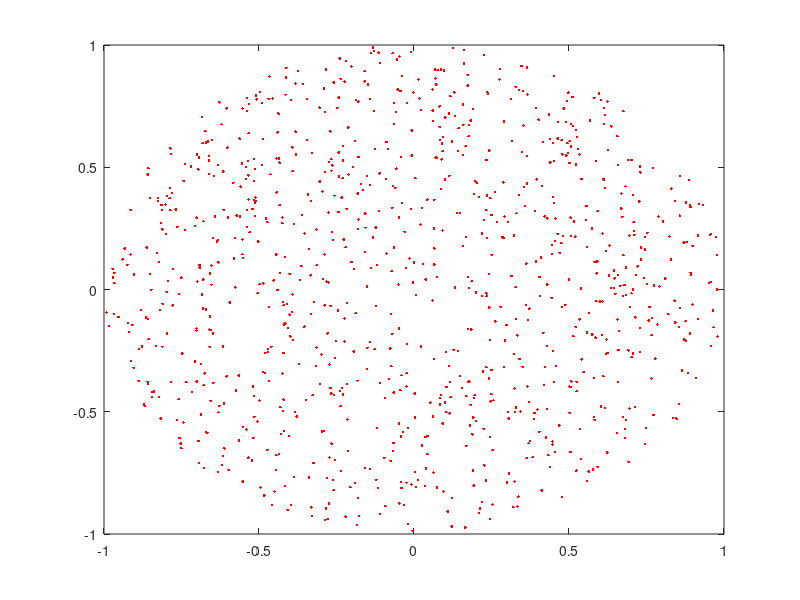

Recreate this plot in MATLAB.
% testsim_uniform_circular_dist

for k = 1:1000,
    a = 259*rand(1,100000);
    ma(k) = mean(a);
end

N = 1000;
x = 0;
y = 0;
r = 1;

Ns = round(1.28*N + 2.5*sqrt(N) + 100); % 4/pi = 1.2732
X = rand(Ns,1)*(2*r) - r;
Y = rand(Ns,1)*(2*r) - r;
I = find(sqrt(X.^2 + Y.^2)<=r);
X = X(I(1:N)) + x;
Y = Y(I(1:N)) + y;
[TH,R] = cart2pol(X,Y);
% A = atan2d(Y,X);

X1 = cos(TH);
Y1 = sin(TH);

plot(X,Y,'.r')